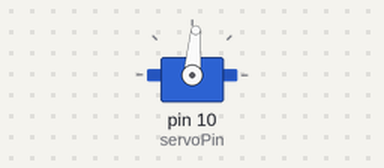
Bench run of a sketch on a simulated Arduino Uno, built with avr-gcc and run on an emulated ATmega328P. On the bench: servo. Random numbers use the default seed unless the sketch sets one; what the sketch prints to the serial monitor is not drawn.

Above: at 6.1 s.
At 20.6 s:
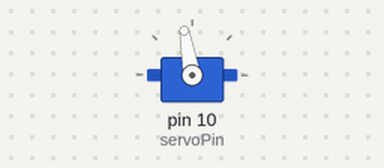
Timing chart, 0 to 25.8 s (numbered marks = the images above):
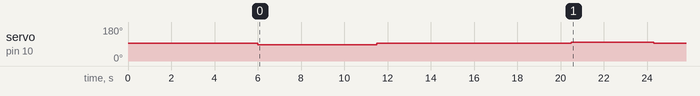

Measured:
- by itself, servo on pin 10 (servoPin): 93° → 85° at 6.0 s, → 93° 5.5 s later, → 100° 9.0 s later, → 93° 3.8 s later

The sketch:

bonlance-deployment-code.ino
```cpp
#include <Servo.h>

Servo Motor;

int servoPin = 10;


long triggerMovementTime = 0;

long minDelayTime = 28800000; //8 hours

long maxDelayTime = 72000000; //20 hours

long delayTime = random (minDelayTime, maxDelayTime); //3 hours to 6 hours


void setup() {


  Motor.attach (servoPin);

  Motor.writeMicroseconds (1500); // stopped motor

  Serial.begin (9600);

  delay (6000);

}


void loop () {

  long currentTime = millis ();

  Serial.println ("current time: ");

  Serial.print (currentTime);

  Serial.println (" ");

  if (currentTime > triggerMovementTime) {

    Serial.println ("Motor triggered");

    motor (); //35 seconds

    Serial.println ("Motor off");

    delay (1000);

    triggerMovementTime = currentTime + delayTime;

    Serial.println ("trigger movement time: ");

    Serial.print (triggerMovementTime);

  }

}


void motor () {

  long currentTime = millis ();

  Motor.writeMicroseconds (1420); //one direction; speed for, to the right from the better side at the front; direction & speed DO NOT CHANGE, clockwise
  //the delay is the time for moving; 7.5 seconds is the most to go, and when move
  delay (5500); // the max; travelling to one direction and the back has to be with the same speed: speed A + speed B = 3000; if using a timer for counting the direction of going, then it could never be higher than 7.5 sec
  Serial.println ("current time right");
  Serial.print (currentTime);

  Motor.writeMicroseconds (1500);
  delay (9000); //the motor stops
  Serial.println ("stop");
  Serial.print (currentTime);

  Motor.writeMicroseconds (1580); //the other direction
  delay(3800);
  Serial.println ("current time left");
  Serial.print (currentTime);

  Motor.writeMicroseconds(1500); //stop
  delay (6000); //the motor stops
  Serial.println ("stop");
  Serial.print (currentTime);

  delay (2000);
}
```
